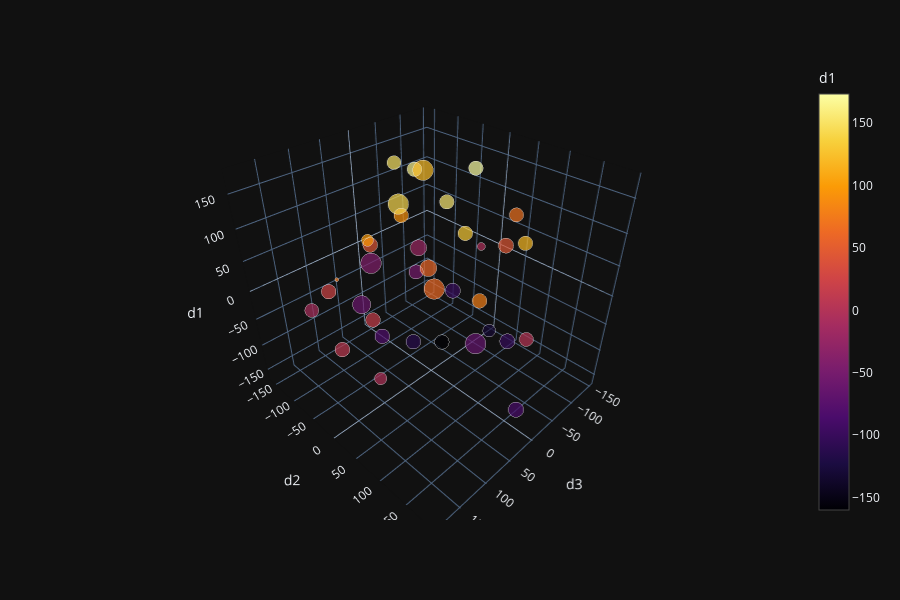

Notebook code for this chart:
### Code cell
fig = px.scatter_3d(data_t, x='d3', y='d2', z='d1', size= "missing",
              color='d1', color_continuous_scale='inferno', template = "plotly_dark")
fig.show()

### Figure 1 — Plotly figure (JSON) as saved in the notebook; plotly's stock layout.template omitted (floating-point values rounded to 4 significant figures)
{"data": [{"hoverlabel": {"namelength": 0}, "hovertemplate": "d3=%{x}<br>d2=%{y}<br>d1=%{marker.color}<br>missing=%{marker.size}", "legendgroup": "", "marker": {"color": [-81.86, 166.3, -51.58, -20.5, 43.52, 68.7, -87.67, 132.4, 3.992, 151.2, -7.558, 119.5, -2.083, -59.89, -100.3, -130.9, -112.4, 173.3, 25.75, 44.0, 60.25, -102.6, 63.04, -64.57, 92.73, 73.19, 9.306, 142.9, 155.9, -159.9, 17.57, 78.31, -3.902, -41.9, 98.17, 121.9], "coloraxis": "coloraxis", "size": [15.41, 15.0, 14.36, 18.44, 15.36, 14.32, 16.67, 15.18, 13.92, 13.65, 13.52, 14.99, 10.64, 23.48, 16.12, 11.54, 15.25, 14.73, 15.29, 16.27, 20.03, 16.25, 29.87, 30, 15.01, 1, 15.28, 30, 14.79, 14.89, 15.06, 15.15, 4.401, 30, 10.18, 30], "sizemode": "area", "sizeref": 0.075, "symbol": "circle"}, "mode": "markers", "name": "", "scene": "scene", "showlegend": false, "type": "scatter3d", "x": [66.13, 0.6224, -59.32, -80.41, 37.37, -147.2, 36.01, 33.98, 6.914, -19.37, 154.0, -16.21, 177.0, 55.31, -114.3, -105.1, 17.68, -45.71, 136.5, -99.85, 39.34, -77.49, 70.36, -4.366, 6.287, 150.8, 184.6, 52.14, 24.16, -53.65, 127.6, 65.93, -135.5, -14.3, 89.38, -77.57], "y": [-38.44, -31.28, -95.58, -111.0, -88.7, 31.85, 190.5, 89.58, 174.1, -94.22, -78.73, 141.2, 92.91, -98.07, -62.11, 29.84, -22.69, 33.84, -57.86, 52.16, 33.04, 87.22, 74.27, 84.02, -53.97, -13.26, 31.88, -7.148, 49.7, -28.84, 22.32, 143.0, -22.07, -157.0, -26.39, -96.12], "z": [-81.86, 166.3, -51.58, -20.5, 43.52, 68.7, -87.67, 132.4, 3.992, 151.2, -7.558, 119.5, -2.083, -59.89, -100.3, -130.9, -112.4, 173.3, 25.75, 44.0, 60.25, -102.6, 63.04, -64.57, 92.73, 73.19, 9.306, 142.9, 155.9, -159.9, 17.57, 78.31, -3.902, -41.9, 98.17, 121.9]}], "layout": {"coloraxis": {"colorbar": {"title": {"text": "d1"}}, "colorscale": [[0, "#000004"], [0.1111, "#1b0c41"], [0.2222, "#4a0c6b"], [0.3333, "#781c6d"], [0.4444, "#a52c60"], [0.5556, "#cf4446"], [0.6667, "#ed6925"], [0.7778, "#fb9b06"], [0.8889, "#f7d13d"], [1, "#fcffa4"]]}, "height": 600, "legend": {"itemsizing": "constant", "tracegroupgap": 0}, "margin": {"t": 60}, "scene": {"domain": {"x": [0, 0.98], "y": [0, 1]}, "xaxis": {"title": {"text": "d3"}}, "yaxis": {"title": {"text": "d2"}}, "zaxis": {"title": {"text": "d1"}}}}}
